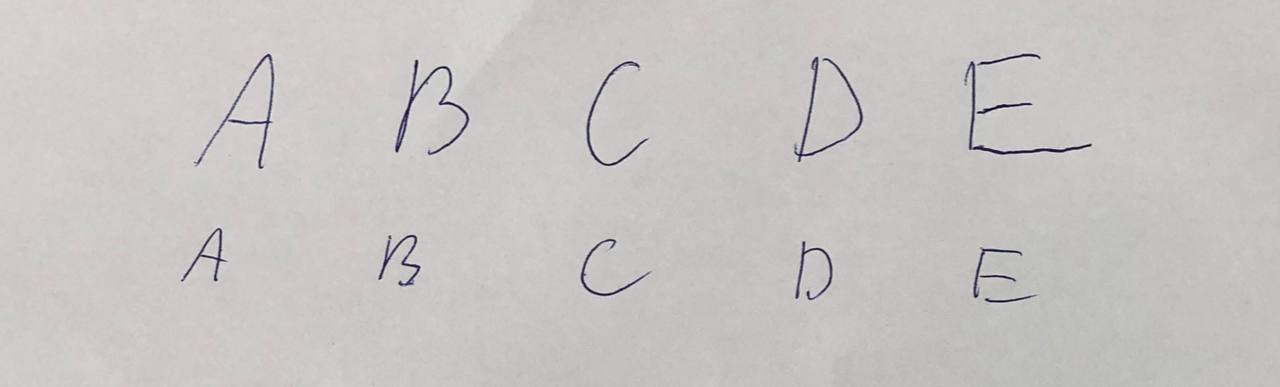
#> input picture photo_1.jpg, 1280 x 387 px, given in place of the camera
$ python webcam_ocr.py
#> lines starting #> are read from the running program, lines starting #| are printed output that depends on the picture; after the words box and inside, x2 and y2 are one past the last pixel; in counts of white or black regions, pixels touching at a corner belong together
import cv2
import os
import pytesseract
from PIL import Image, ImageEnhance
import numpy as np


class ImagePreprocessor:
    def __init__(self, image_path, output_path):
        self.image_path = image_path
        self.output_path = output_path

    def _read_image(self):
        return cv2.imread(self.image_path, 1)

    def enhance_contrast(self, img):
        lab = cv2.cvtColor(img, cv2.COLOR_BGR2LAB)
        l, a, b = cv2.split(lab)
        clahe = cv2.createCLAHE(clipLimit=3.0, tileGridSize=(8, 8))
        l = clahe.apply(l)
        enhanced_img = cv2.merge((l, a, b))
        return cv2.cvtColor(enhanced_img, cv2.COLOR_LAB2BGR)

    def to_grayscale(self, img):
        return cv2.cvtColor(img, cv2.COLOR_BGR2GRAY)

    def binarize(self, img):
        _, binary_img = cv2.threshold(img, 128, 255, cv2.THRESH_BINARY | cv2.THRESH_OTSU)
        return binary_img

    def denoise(self, img):
        return cv2.medianBlur(img, 3)

    def enhance_sharpness(self, img):
        img_pil = Image.fromarray(img)
        enhancer = ImageEnhance.Sharpness(img_pil)
        enhanced_img = enhancer.enhance(2.0)
        return np.array(enhanced_img)

    def brighten_shadows(self, img):
        lab = cv2.cvtColor(img, cv2.COLOR_BGR2LAB)
        l, a, b = cv2.split(lab)
        clahe = cv2.createCLAHE(clipLimit=3.0, tileGridSize=(8, 8))
        cl = clahe.apply(l)
        limg = cv2.merge((cl, a, b))
        return cv2.cvtColor(limg, cv2.COLOR_LAB2BGR)

    def preprocess(self):
        img = self._read_image()
        img = self.enhance_contrast(img)
        #img = self.brighten_shadows(img)
        img = self.to_grayscale(img)
        img = self.binarize(img)
        img = self.enhance_sharpness(img)
        cv2.imwrite(self.output_path, img)
        return img


class TesseractOCR:
    def __init__(self, config):
        pytesseract.pytesseract.tesseract_cmd = r'C:\Program Files\Tesseract-OCR\tesseract.exe'
        self.config = config

    def image_to_string(self, image_path):
        return pytesseract.image_to_string(image_path, config=self.config)


def capture_image(cam_index):
    cap = cv2.VideoCapture(cam_index)
    ret, frame = cap.read()
    cap.release()
    return ret, frame

def merge_images(left_img, right_img):
    return np.concatenate((left_img, right_img), axis=1)


def crop_to_square(image):
    height, width, _ = image.shape
    size = min(height, width)
    x = (width - size) // 2
    y = (height - size) // 2
    return image[y:y+size, x:x+size]


def merge_cropped_images(left_img, right_img):
    cropped_left = crop_to_square(left_img)
    cropped_right = crop_to_square(right_img)

    return np.concatenate((cropped_left, cropped_right), axis=1)


if __name__ == "__main__":
    ret_left, frame_left = capture_image(0)
#> in capture_image, frame is the input picture: shape (387, 1280, 3); mean B, G, R 195.6, 196.8, 199.3
#> ret_left = True
    ret_right, frame_right = capture_image(1)
#> ret_right = True

    if not ret_left or not ret_right:
        print("Couldn't read frame from one or both webcams.")
        exit()


    merged_image = merge_images(frame_left, frame_right)
#> in merge_images, `return np.concatenate((left_img, right_img), axis=1)`:
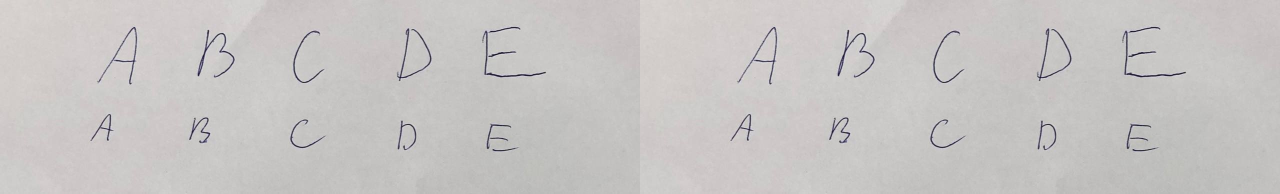
#> returned value: shape (387, 2560, 3) (shown at 1/2 size); mean of channels 0, 1, 2 195.6, 196.8, 199.3; drawn as B, G, R

    project_directory = os.path.dirname(os.path.abspath(__file__))
    image_filename = 'merged_webcam.jpg'
    image_path = os.path.join(project_directory, image_filename)
    cv2.imwrite(image_path, merged_image)
    print(f"Merged image saved as {image_path}")


    output_filename = 'preprocessed_' + image_filename
    output_path = os.path.join(project_directory, output_filename)
    preprocessor = ImagePreprocessor(image_path, output_path)
    preprocessor.preprocess()
#> in enhance_contrast, `lab = cv2.cvtColor(img, cv2.COLOR_BGR2LAB)`: lab: shape (387, 2560, 3); mean of channels 0, 1, 2 203.1, 128.7, 128.9
#> in enhance_contrast, `enhanced_img = cv2.merge((l, a, b))`: enhanced_img: shape (387, 2560, 3); mean of channels 0, 1, 2 193.7, 128.7, 128.9
#> in enhance_contrast, `return cv2.cvtColor(enhanced_img, cv2.COLOR_LAB2BGR)`:
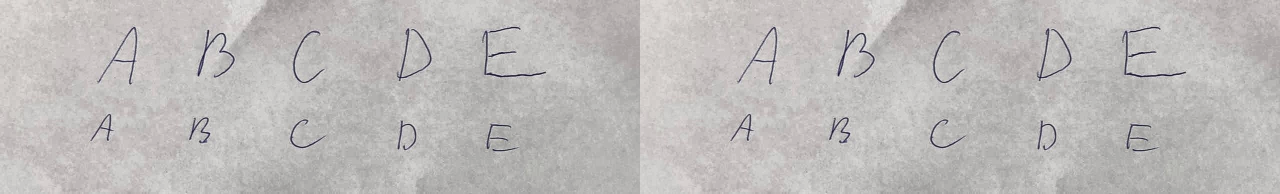
#> returned value: shape (387, 2560, 3) (shown at 1/2 size); mean B, G, R 185.8, 187, 189.5
#> in binarize, `_, binary_img = cv2.threshold(img, 128, 255, cv2.THRESH_BINARY | cv2.T..`:
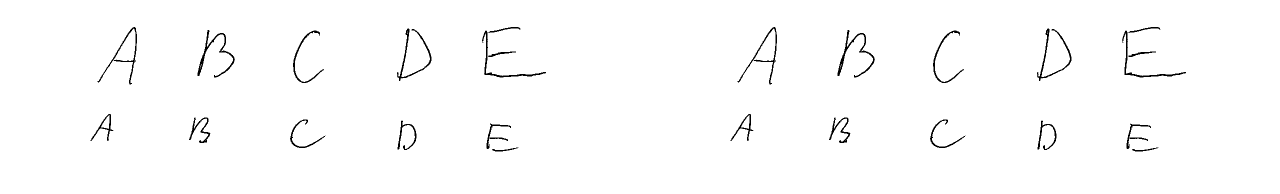
#> binary_img: shape (387, 2560) (shown at 1/2 size); 98.7% white; 26 black regions, largest, box (x1, y1, x2, y2) and area: (395, 60, 470, 155) 964, (1675, 60, 1750, 155) 964, (794, 57, 863, 162) 843


    config = '--oem 1 --psm 6 -c tessedit_create_hocr=1 -c tessedit_write_images=True'
    ocr = TesseractOCR(config)
    text = ocr.image_to_string(output_path)
#> (the run stopped early here; a loop or call above may not have finished)

$ run again, on photo_2.jpg
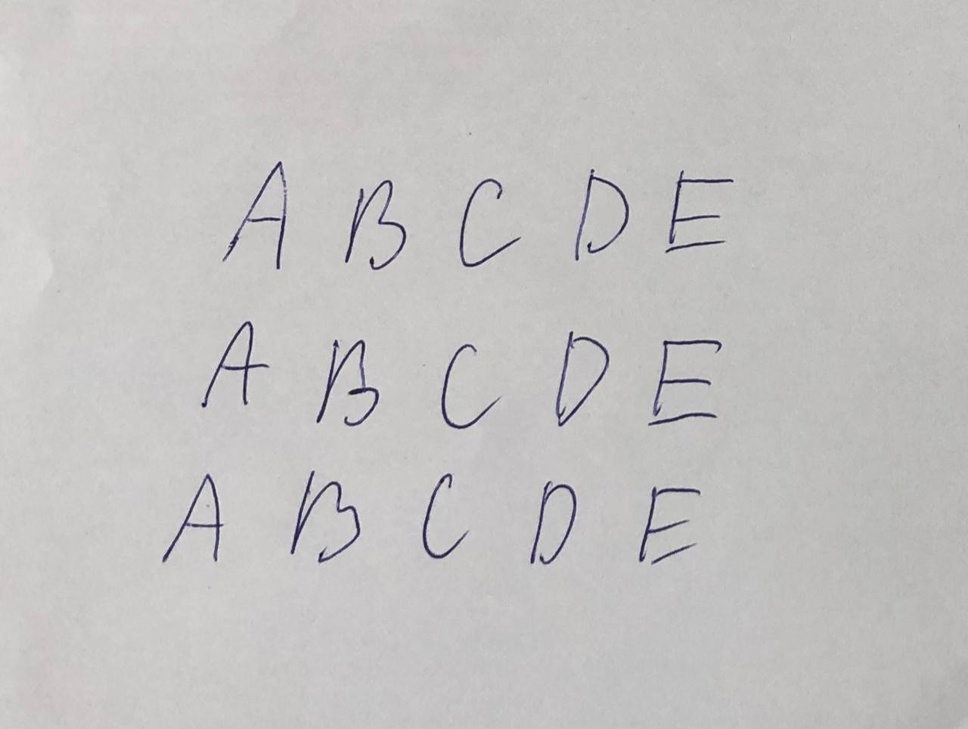
#> input picture photo_2.jpg, 968 x 729 px, shrunk from 1280 x 964 before the run, given in place of the camera
#> in capture_image, frame is the input picture: shape (729, 968, 3); mean B, G, R 193.2, 194.1, 195.3
#> ret_left = True
#> lab: shape (729, 1936, 3); mean of channels 0, 1, 2 200.2, 128.4, 128.5
#> enhanced_img: shape (729, 1936, 3); mean of channels 0, 1, 2 190.5, 128.4, 128.5
#> in enhance_contrast, `return cv2.cvtColor(enhanced_img, cv2.COLOR_LAB2BGR)`:
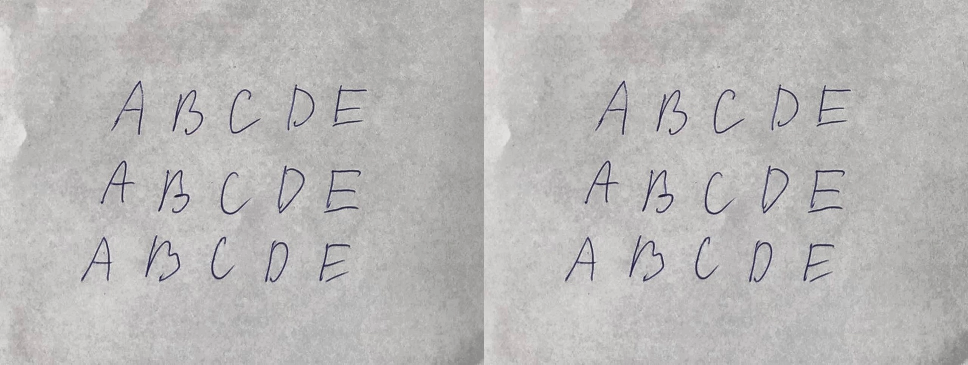
#> returned value: shape (729, 1936, 3) (shown at 1/2 size); mean B, G, R 183, 183.8, 185.1
#> in binarize, `_, binary_img = cv2.threshold(img, 128, 255, cv2.THRESH_BINARY | cv2.T..`:
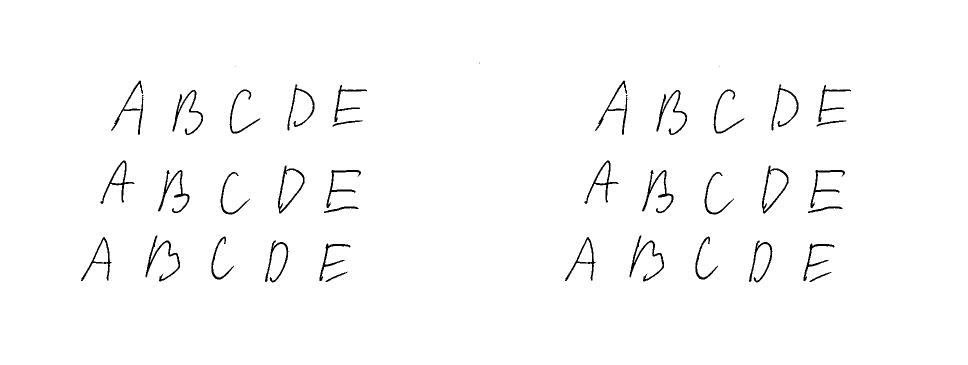
#> binary_img: shape (729, 1936) (shown at 1/2 size); 98.4% white; 41 black regions (5 under 20 px), largest, box (x1, y1, x2, y2) and area: (1284, 340, 1347, 426) 972, (316, 340, 379, 426) 967, (291, 471, 360, 563) 963

$ run again, on photo_3.jpg
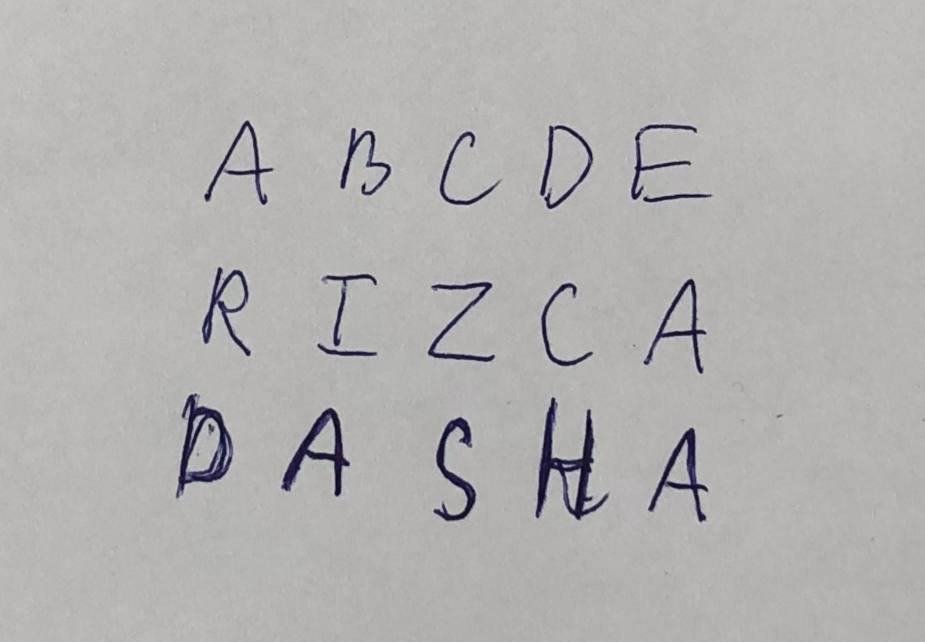
#> input picture photo_3.jpg, 925 x 642 px, given in place of the camera
#> in capture_image, frame is the input picture: shape (642, 925, 3); mean B, G, R 176.6, 177.5, 178.5
#> ret_left = True
#> lab: shape (642, 1850, 3); mean of channels 0, 1, 2 184.5, 128.3, 128.4
#> in enhance_contrast, `l, a, b = cv2.split(lab)`:
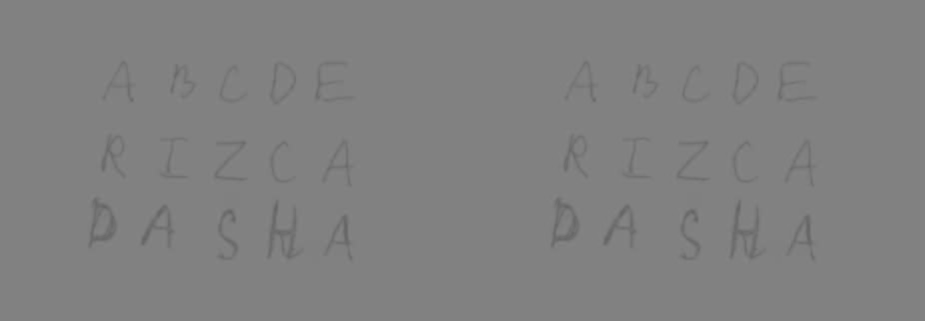
#> b: shape (642, 1850) (shown at 1/2 size); min 100, max 135, mean 128.4
#> enhanced_img: shape (642, 1850, 3); mean of channels 0, 1, 2 179, 128.3, 128.4
#> in binarize, `_, binary_img = cv2.threshold(img, 128, 255, cv2.THRESH_BINARY | cv2.T..`:
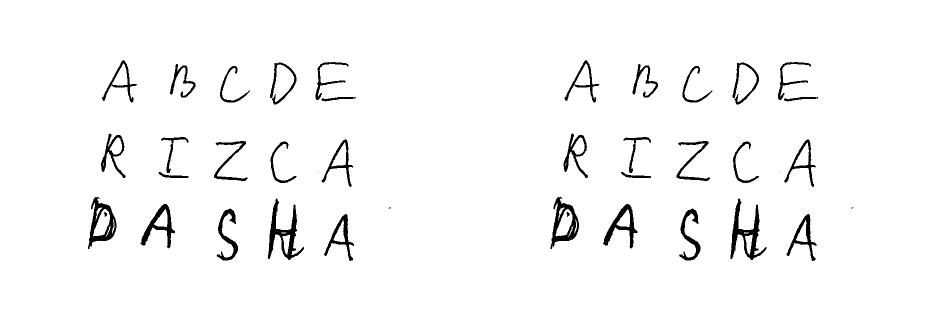
#> binary_img: shape (642, 1850) (shown at 1/2 size); 96.9% white; 40 black regions (4 under 20 px), largest, box (x1, y1, x2, y2) and area: (1461, 397, 1533, 520) 2644, (536, 397, 608, 520) 2633, (1101, 393, 1158, 498) 2175

$ run again, on photo_4.jpg
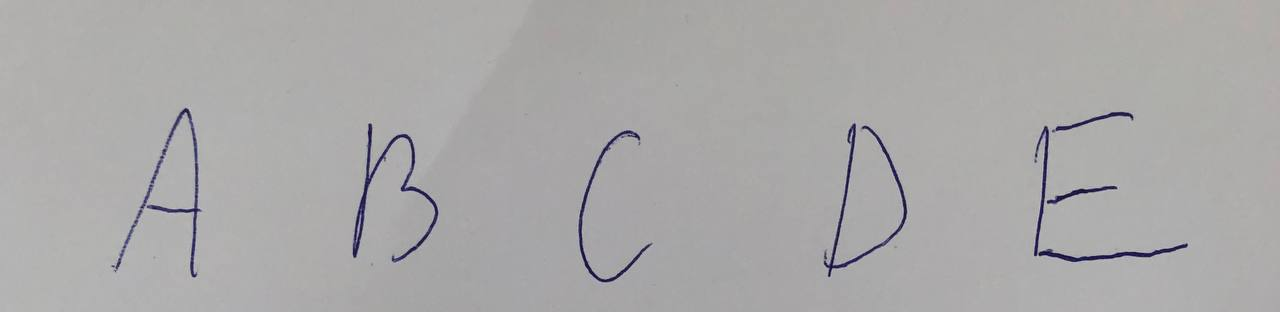
#> input picture photo_4.jpg, 1280 x 312 px, given in place of the camera
#> in capture_image, frame is the input picture: shape (312, 1280, 3); mean B, G, R 169, 169.2, 170.1
#> ret_left = True
#> lab: shape (312, 2560, 3); mean of channels 0, 1, 2 176.9, 128.4, 128.2
#> in enhance_contrast, `l, a, b = cv2.split(lab)`:
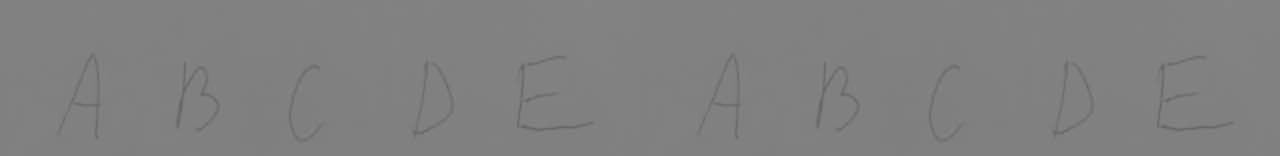
#> b: shape (312, 2560) (shown at 1/2 size); min 98, max 134, mean 128.2
#> enhanced_img: shape (312, 2560, 3); mean of channels 0, 1, 2 174.1, 128.4, 128.2
#> in binarize, `_, binary_img = cv2.threshold(img, 128, 255, cv2.THRESH_BINARY | cv2.T..`:
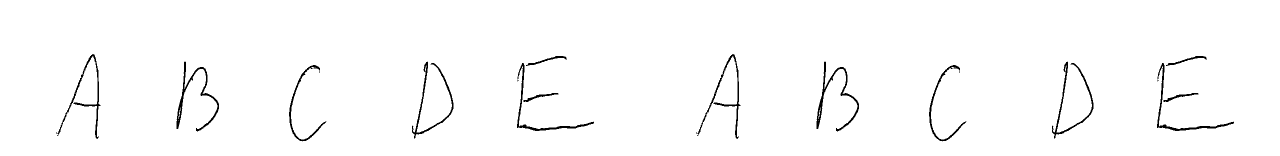
#> binary_img: shape (312, 2560) (shown at 1/2 size); 98.3% white; 20 black regions (6 under 20 px), largest, box (x1, y1, x2, y2) and area: (353, 123, 438, 263) 1487, (1633, 123, 1718, 263) 1487, (824, 123, 907, 277) 1267
